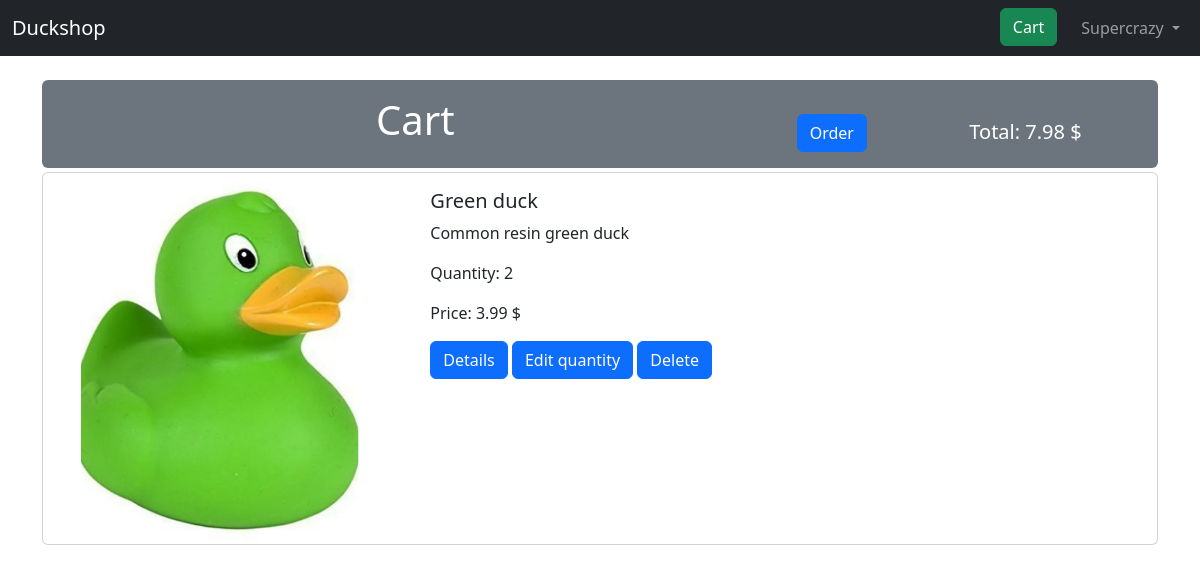
The page /cart/ (signed in) on the database its author committed.
### users/models.py (models this page shows)
class CustomUser(AbstractUser):
    phone = PhoneField(blank=True, help_text='Contact phone number')

### pages/models.py (models this page shows, shortened)
class CartEntry(models.Model):
    product = models.ForeignKey(
        Product,
        on_delete=models.CASCADE,
        related_name='CartEntry'
    )
    quantity = models.PositiveIntegerField()
    customer = models.ForeignKey(
            settings.AUTH_USER_MODEL,
            on_delete=models.CASCADE,
            related_name='CartEntry'
        )

class Product(models.Model):
    title = models.CharField(max_length=255)
    description = models.TextField()
    price = models.DecimalField(max_digits=8, decimal_places=2)
    image = models.ImageField(upload_to='images/')

### pages/views.py (the view)
# urls.py: path("cart/", views.CartListView.as_view(), name="cart"),
class CartListView(LoginRequiredMixin, ListView):
    template_name = 'cart.html'
    login_url = 'login'
    def get_queryset(self):
        return self.request.user.CartEntry.all()
    def get_context_data(self, **kwargs):
        context = super(CartListView, self).get_context_data(**kwargs)
        price = 0
        for productentry in self.request.user.CartEntry.all():
            price += productentry.quantity * productentry.product.price
        context['total_sum'] = price
        return context

### templates/cart.html (shortened to what this page needs)
{% extends 'base.html' %}
{% block content %}
<div class="pt-3 pb-3 ps-3 pe-3 mb-1 rounded bg-secondary text-white">
    <div class="row">
        <div class="col col-md-8">
            <h1 class="text-center">Cart</h1>
        </div>
        <div class="col position-relative">
            <h5 class="position-absolute bottom-0 start-50">Total: {{ total_sum }} $</h1>
            <a class="btn btn-primary position-absolute bottom-0 start-20" href="{% url 'confirm_order'%}">Order</a>
        </div>
    </div>
</div>
    {% for cartentry in object_list %}
    <div class="card mb-3" >
        <div class="row g-0">
            <div class="col-md-4">
                    <img src="{{ MEDIA_URL }}{{ cartentry.product.image.url }}" class="img-fluid rounded-start" style="width: 100%;">
            </div>
            <div class="col-md-8">
                <div class="card-body">
                    <h5 class="card-title">{{ cartentry.product.title }}</h5>
                    <p class="card-text">{{ cartentry.product.description }}</p>
                    <p class="card-text">Quantity: {{ cartentry.quantity }}</p>
                    <p class="card-text">Price: {{ cartentry.product.price }} $</p>
                    <a class="btn btn-primary" href="{% url 'product_detail' cartentry.product.pk %}">Details</a>
                    <a class="btn btn-primary" href="{% url 'cartentry_edit_quantity' cartentry.product.pk %}">Edit quantity</a>
                    <a class="btn btn-primary" href="{% url 'cartentry_delete' cartentry.pk %}">Delete</a>
                </div>
            </div>
        </div>
    </div>
    {% endfor %}
{% endblock content %}

### templates/base.html (shortened to what this page needs)
<!doctype html>
<html lang="en">
    <head>
    <link href="https://cdn.jsdelivr.net/npm/bootstrap@5.3.3/dist/css/bootstrap.min.css" rel="stylesheet">
    </head>
    <body>
        <nav class="navbar navbar-expand-md bg-dark mb-4" data-bs-theme="dark">
            <div class="container-fluid">
                <a class="navbar-brand" href="{% url 'home' %}">Duckshop</a>
                <div class="collapse navbar-collapse" id="navbarCollapse">
                {% if user.is_authenticated %}
                    <ul class="navbar-nav ms-auto">
                        <li class="nav-item me-3"><a href="{% url 'cart' %}" class="btn btn-success">Cart</a></li>
                        <li class="nav-item">
                            <a class="nav-link dropdown-toggle" href="#" id="userMenu" data-bs-toggle="dropdown" aria-expanded="false">
                                {{ user.username }}
                            </a>
                        </li>
                    </ul>
                    {% else %}
                    <form class="form-inline ms-auto">
                        <a href="{% url 'login' %}" class="btn btn-outline-secondary">Log in</a>
                        <a href="{% url 'signup' %}" class="btn btn-primary ms-2">Sign up</a>
                    </form>
                    {% endif %}
                </div>
            </div>
        </nav>
        <div class="container">
        {% block content %}
        {% endblock %}
        </div>
    </body>
</html>

### rows shown on the page
CustomUser: username "Supercrazy"
CartEntry: product.image (picture), product "Green duck", product.description "Common resin green duck", quantity "2", product.price "3.99"

### other values the page prints
{{ total_sum }} "7.98"
